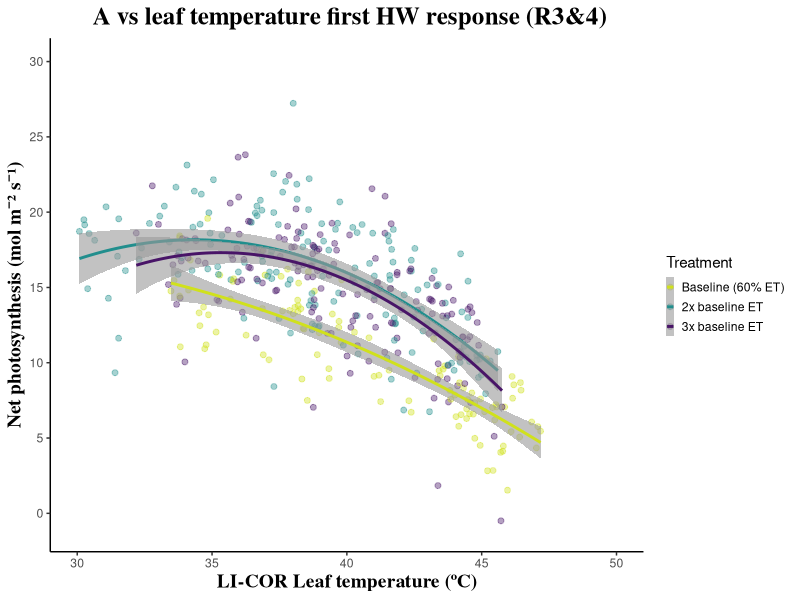

Reproduce this figure in R.
library(grDevices)
library(tidyverse)
library(lubridate)
library(ggplot2)

diurnals_borden_hills_2019 <-read.csv("data_output/diurnals_2019_old_and_new_blocks_cleaned_no_NAs.csv", header = TRUE)

diurnals_borden_hills_2019 <-diurnals_borden_hills_2019%>%
  filter(!pixel_number == 34 )


diurnals_borden_hills_2019$round<-format(diurnals_borden_hills_2019$round)
diurnals_borden_hills_2019$round<-as.numeric(as.factor(diurnals_borden_hills_2019$round))

str(diurnals_borden_hills_2019$round)

str(diurnals_borden_hills_2019)

diurnals_2019_A_vs_leafT <- diurnals_borden_hills_2019 %>%
  mutate(time = hhmmss) %>%
  select(-hhmmss) %>%
  filter(!is.na(time)) %>%
  filter(!is.na(leaf_temp_C)) %>%
  filter(!leaf_temp_C == "-")


diurnals_2019_A_vs_leafT$time<- format(strptime(diurnals_2019_A_vs_leafT$time,"%H:%M:%S"), format = "%H:%M", tz = "UTC")

str(diurnals_2019_A_vs_leafT$time)



diurnals_2019_A_vs_leafT$datetime <- paste(diurnals_2019_A_vs_leafT$date, " ", diurnals_2019_A_vs_leafT$time, sep = "")

glimpse(diurnals_2019_A_vs_leafT) 

diurnals_2019_A_vs_leafT$datetime <- mdy_hm(diurnals_2019_A_vs_leafT$datetime, tz = "UTC")

str(diurnals_2019_A_vs_leafT)

tz(diurnals_2019_A_vs_leafT$datetime)

tz(diurnals_2019_A_vs_leafT$time)

diurnals_2019_A_vs_leafT$leaf_temp_C <- format(diurnals_2019_A_vs_leafT $leaf_temp_C)
diurnals_2019_A_vs_leafT$leaf_temp_C<-as.numeric(diurnals_2019_A_vs_leafT$leaf_temp_C)

str(diurnals_2019_A_vs_leafT$datetime)

str(diurnals_2019_A_vs_leafT$leaf_temp_C)




####Plotting  A vs LICOR leaf T FISRT HW round 3-4 ####

diurnals_2019_A_vs_leafT_licor_first_HW_r_3_4<- diurnals_borden_hills_2019 %>%
  filter(!is.na(Tleaf)) %>%
  select( day, Tleaf, A, pixel_number, round, treatment, Rep, BH_Leaf, BH_Block, BH_Vine) %>%
  filter(day < 215) %>%
  filter(day > 205) %>%
  filter(round > 2) %>%
  filter(round < 5)

diurnals_2019_A_vs_leafT_licor_first_HW_r_3_4%>%
  group_by(treatment)%>%
  tally()


str(diurnals_2019_A_vs_leafT_licor_first_HW_r_3_4$Tleaf)


diurnals_2019_A_vs_leafT_licor_first_HW_r_3_4$treatment<-format(diurnals_2019_A_vs_leafT_licor_first_HW_r_3_4$treatment)
as.character(diurnals_2019_A_vs_leafT_licor_first_HW_r_3_4$treatment)

diurnals_2019_A_vs_leafT_licor_first_HW_r_3_4$treatment<- reorder(diurnals_2019_A_vs_leafT_licor_first_HW_r_3_4$treatment, diurnals_2019_A_vs_leafT_licor_first_HW_r_3_4$Tleaf)

str(diurnals_2019_A_vs_leafT_licor_first_HW_r_3_4$treatment)

diurnals_2019_A_vs_leafT_licor_first_HW_r_3_4$Rep<-format(diurnals_2019_A_vs_leafT_licor_first_HW_r_3_4$Rep)
as.character(diurnals_2019_A_vs_leafT_licor_first_HW_r_3_4$Rep)

diurnals_2019_A_vs_leafT_licor_first_HW_r_3_4$treatment<-format(diurnals_2019_A_vs_leafT_licor_first_HW_r_3_4$treatment)
as.character(diurnals_2019_A_vs_leafT_licor_first_HW_r_3_4$treatment)

str(diurnals_2019_A_vs_leafT_licor_first_HW_r_3_4$treatment)


## Plot first HW RESPONSE
A_vs_leafT_licor_first_HW_r_3_4 <-ggplot(diurnals_2019_A_vs_leafT_licor_first_HW_r_3_4, aes(Tleaf, A, group = treatment, color = treatment)) +
  geom_point(alpha =0.4, size = 1.7 ) + 
  stat_smooth(aes(y = A, group = treatment, color = treatment),method = "lm", formula = y ~ x + I(x^2), size = 1, alpha =0.6) +
  theme_classic() +
  scale_colour_viridis_d(direction = -1, begin = 0.05, end = 0.93, name = "Treatment", labels = c("Baseline (60% ET)", "2x baseline ET", "3x baseline ET"))+
  ylab ("Net photosynthesis (mol m⁻² s⁻¹)") +
  ggtitle( " A vs leaf temperature first HW response (R3&4)") +
  theme(plot.title = element_text(hjust = 0.5, size = 18, face = "bold", family = "serif")) +
  xlab("LI-COR Leaf temperature (ºC)") +
  theme(axis.title.y = element_text(size=14, face = "bold", family = "serif")) +
  theme(axis.title.x = element_text(size=14,face = "bold", family = "serif")) +
  theme(legend.key.size = unit (0.5, "cm")) +
  theme(legend.key.width = unit(0.2,"cm"))+
  theme(legend.justification = "center")+
  theme(legend.position = "right") +
  theme(legend.title.align = 0)+
  scale_x_continuous(breaks=seq(30,50,5), limits = c (30,50)) +
  scale_y_continuous(breaks=seq(0,30,5), limits = c (-1,30))

ggsave(A_vs_leafT_licor_first_HW_r_3_4, filename = "figures/A_vs_leafT_licor_first_HW_r_3_4_without_leaky_pixel.pdf", device = cairo_pdf, 
       width = 8, height = 6)
